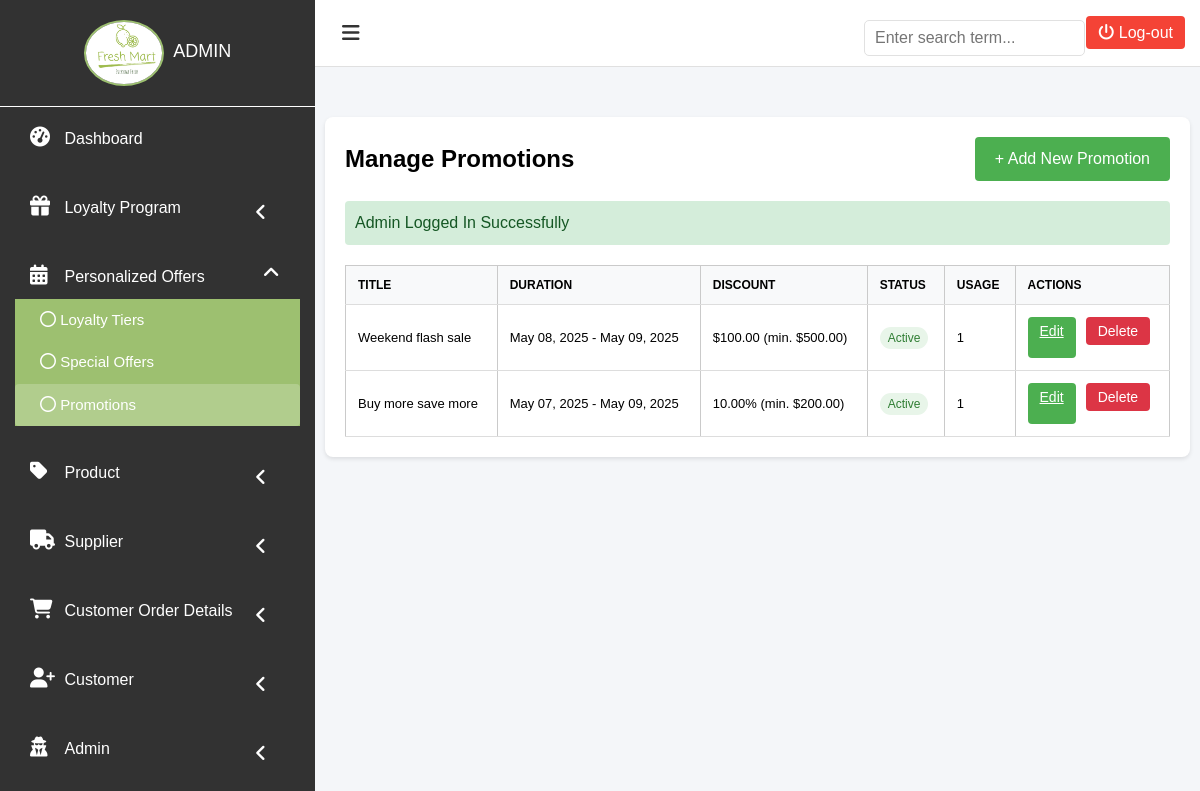
Page /admin/manage_promotions.php (signed in) on the committed database.
### tables this page shows
CREATE TABLE `promotions` (
  `id` int(11) NOT NULL,
  `title` varchar(255) NOT NULL,
  `description` text DEFAULT NULL,
  `start_date` date NOT NULL,
  `end_date` date NOT NULL,
  `banner_image` varchar(255) DEFAULT NULL,
  `discount_amount` decimal(10,2) DEFAULT NULL,
  `discount_type` enum('percentage','fixed') DEFAULT 'percentage',
  `minimum_purchase` decimal(10,2) DEFAULT 0.00,
  `is_active` tinyint(1) DEFAULT 1,
  `created_at` timestamp NOT NULL DEFAULT current_timestamp(),
  `usage_limit` int(11) DEFAULT NULL COMMENT 'Number of times each customer can use this promotion (NULL or 0 for unlimited)',
  `usage_count` int(11) DEFAULT 0 COMMENT 'Total number of times this promotion has been used across all customers',
  `is_redeemable` tinyint(1) DEFAULT 1 COMMENT 'Whether the promotion can be redeemed by customers',
  `total_usage_count` int(11) DEFAULT 0 COMMENT 'Total number of times this promotion has been used across all customers'
);

### admin/manage_promotions.php (the view, shortened to what this page needs)
<?php
require_once '../connection.php';
require_once 'partials/app-header-scripts.php';
$query = "SELECT * FROM promotions ORDER BY start_date DESC";
$result = $con->query($query);
?>
<!DOCTYPE html>
<html>
<head>
	<link rel="stylesheet" type="text/css" href="css/login.css">
</head>
<body>
	<div id="dashboardMainContainer">
		<?php include('partials/app-sidebar.php') ?>
		<div class="dasboard_content_container" id="dasboard_content_container">
			<?php include('partials/app-topnav.php') ?>
			<div class="dashboard_content">
				<div class="user-management">
					<div class="header-actions">
						<h2>Manage Promotions</h2>
						<a href="promotion-add.php" class="add-user-btn">+ Add New Promotion</a>
					</div>
					<?php if(isset($_SESSION['message'])): ?>
						<div class="message" id="message">
							<?php
								echo $_SESSION['message'];
							?>
						</div>
					<?php endif; ?>
					<table class="user-table">
						<thead>
							<tr>
								<th>Title</th>
								<th>Duration</th>
								<th>Discount</th>
								<th>Status</th>
								<th>Usage</th>
								<th>Actions</th>
							</tr>
						</thead>
						<tbody>
							<?php while($row = mysqli_fetch_assoc($result)): ?>
								<tr>
									<td><?php echo htmlspecialchars($row['title']); ?></td>
									<td><?php echo date('M d, Y', strtotime($row['start_date'])) . ' - ' . date('M d, Y', strtotime($row['end_date'])); ?></td>
									<td>
										<?php
											echo $row['discount_type'] == 'percentage'
												? $row['discount_amount'] . '% (min. $' . number_format($row['minimum_purchase'], 2) . ')'
												: '$' . number_format($row['discount_amount'], 2) . ' (min. $' . number_format($row['minimum_purchase'], 2) . ')';
										?>
									</td>
									<td>
										<span class="status <?php echo $row['is_active'] ? 'active' : 'inactive'; ?>">
											<?php echo $row['is_active'] ? 'Active' : 'Inactive'; ?>
										</span>
									</td>
									<td>
										<?php
											if ($row['usage_limit'] === null || $row['usage_limit'] === '0' || $row['usage_limit'] == 0) {
												echo '∞';
											} else {
												echo $row['usage_limit'];
											}
										?>
									</td>
									<td>
										<div class="action-buttons">
											<a href="promotion-edit.php?id=<?php echo $row['id']; ?>" class="btn btn-edit">Edit</a>
											<form method="GET" style="display: inline;" onsubmit="return confirmDelete(<?php echo $row['id']; ?>);">
												<button type="submit" class="btn btn-delete">Delete</button>
											</form>
										</div>
									</td>
								</tr>
							<?php endwhile; ?>
						</tbody>
					</table>
				</div>
			</div>
		</div>
	</div>
</body>
</html>

### admin/css/login.css (style rules this page uses)
*,*::before,*::after { box-sizing:border-box }
body,h1,h2,h3,h4,p,ul[class],ol[class],figure,blockquote,dl,dd { margin:0 }
body { min-height:100vh;scroll-behavior:smooth;text-rendering:optimizeSpeed;line-height:1.5 }
input,button,textarea,select { font:inherit }
body { font-family: arial; }
#dashboardMainContainer { display: flex; width: 100%; min-height: 100vh; position: relative; }
.dasboard_content_container { margin-left: 315px; width: calc(100% - 315px); transition: all 0.3s ease; background: #f4f6f9; }
div.dashboard_content { padding: 50px 10px 10px 10px; }
form::after { content: ''; clear: both; display: block; }
table, th, td { border: 1px solid #cacaca; border-collapse: collapse; }
table { width:100%; }
table th { font-size: 12px; text-transform: uppercase; text-align: center; background: #f4f6f9; }
table td { font-size: 13px; text-align: center; padding:5px; }
.btn { padding: 8px 16px; border: none; border-radius: 4px; cursor: pointer; font-size: 14px; transition: all 0.2s; }

### admin/manage_promotions.php (style rules this page uses)
.dashboard_content { padding: 20px; }
.user-management { background: white; padding: 20px; border-radius: 8px; box-shadow: 0 2px 4px rgba(0,0,0,0.1); }
.user-table { width: 100%; border-collapse: collapse; margin-top: 20px; }
.user-table th, .user-table td { padding: 12px; text-align: left; border-bottom: 1px solid #ddd; }
.user-table th { background-color: #f8f9fa; font-weight: 600; }
.action-buttons { display: flex; gap: 10px; }
.btn { padding: 6px 12px; border: none; border-radius: 4px; cursor: pointer; font-size: 14px; transition: background-color 0.3s; }
.btn-edit { background-color: #4CAF50; color: white; }
.btn-delete { background-color: #dc3545; color: white; }
.header-actions { display: flex; justify-content: space-between; align-items: center; margin-bottom: 20px; }
.add-user-btn { background-color: #4CAF50; color: white; padding: 10px 20px; text-decoration: none; border-radius: 4px; display: inline-flex; align-items: center; gap: 5px; }
.message { padding: 10px; margin-bottom: 20px; border-radius: 4px; background-color: #d4edda; color: #155724; display: none; }
.status { padding: 4px 8px; border-radius: 12px; font-size: 12px; font-weight: 500; }
.status.active { background-color: #e8f5e9; color: #2e7d32; }
.user-table td { vertical-align: middle; }

### rows in the picture
promotions: title "Weekend flash sale", start_date "May 08, 2025", end_date "May 09, 2025", discount_amount "100.00", minimum_purchase "500.00", is_active "Active", usage_limit "1"
promotions: title "Buy more save more", start_date "May 07, 2025", end_date "May 09, 2025", discount_amount "10.00", minimum_purchase "200.00", is_active "Active", usage_limit "1"

### other values in the picture
$display_name "ADMIN"
$_SESSION['message'] "Admin Logged In Successfully"
